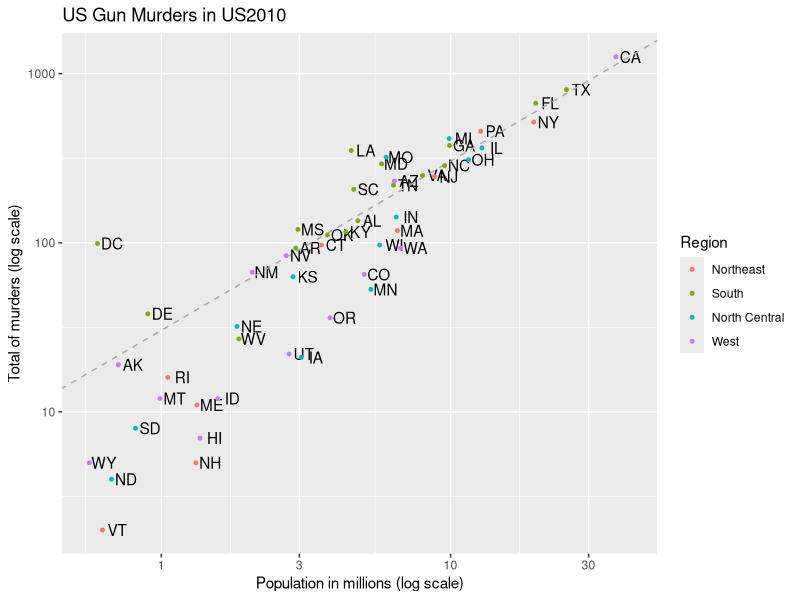
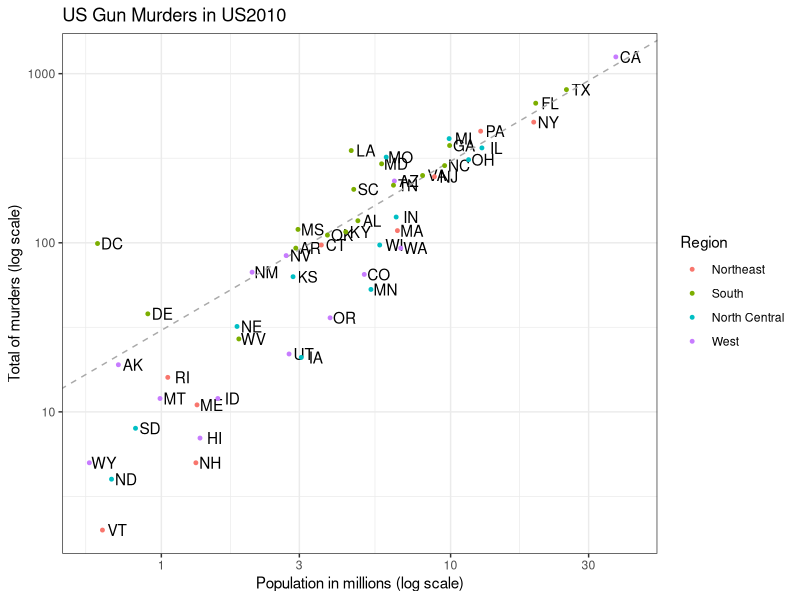
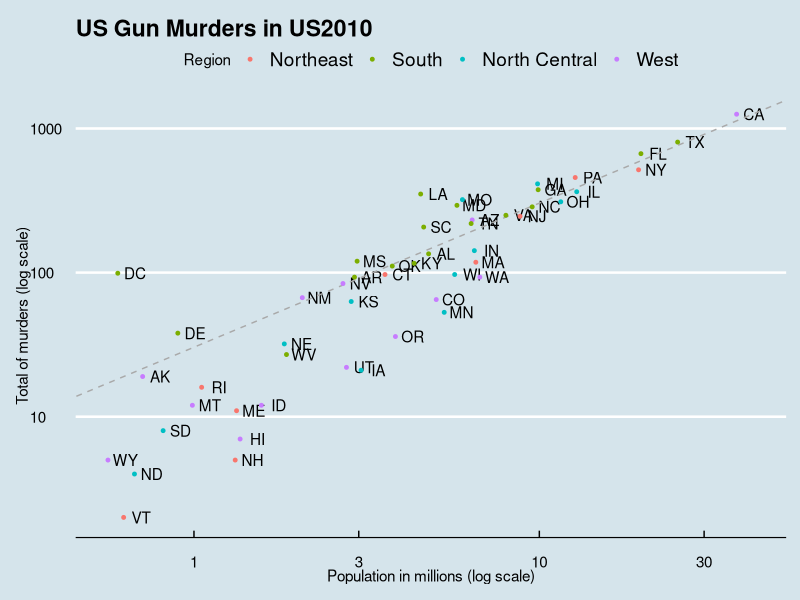
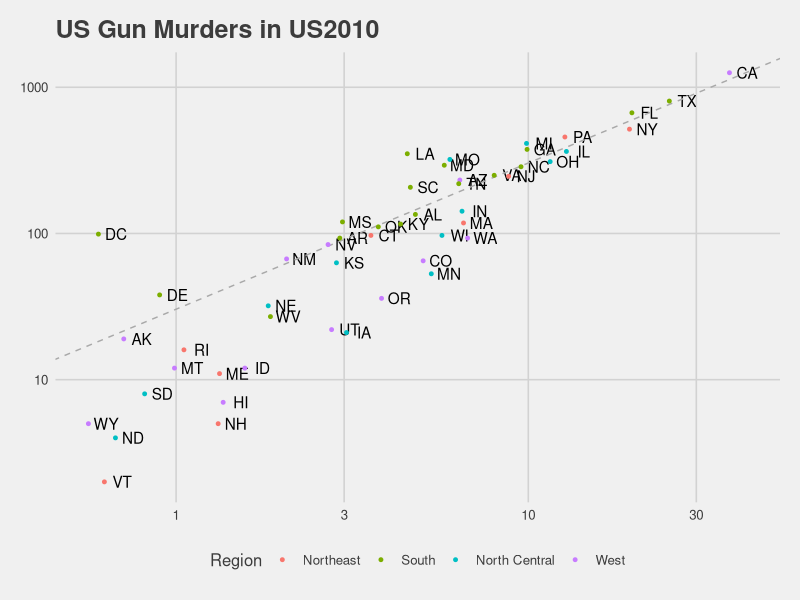
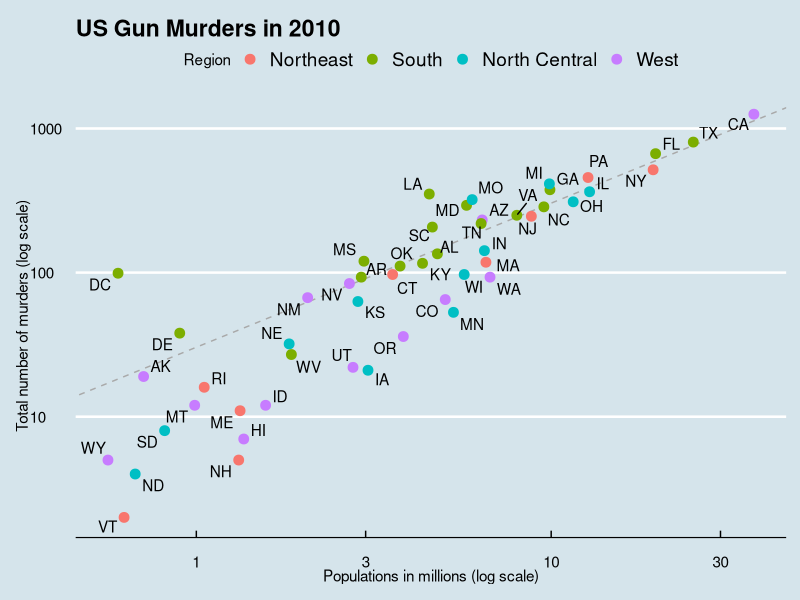

These charts were generated, in order, by the following R code:
#The style of a ggplot graph can be changed using the theme function
#Several themes are included as part of the ggplt2 package
#We can use other pakages with predesigned themes like ggthemes

library(ggthemes)
library(tidyverse)
library(dslabs)
data(murders)

r<- murders %>% 
  summarize(rate=sum(total)/sum(population)*10^6) %>% .$rate #to select data and carry out an operation

p<- murders %>% ggplot(aes(population/10^6,total, label=abb))+
  geom_text(nudge_x = 0.05) + #moves the text slightly to the right
  scale_x_log10() + #same as we did before but more efficient
  scale_y_log10() +
  xlab("Population in millions (log scale)") + #adds the labels
  ylab("Total of murders (log scale)") +
  ggtitle("US Gun Murders in US2010") +#adds the title name
  geom_abline(intercept = log10(r),lty=2,color="darkgrey") + #lty equals 2 changes the line type
  geom_point(aes(col=region),size=1) +  #add different colors to different regions
  scale_color_discrete(name="Region") #We want region to be in capital letters
print(p)

p + ds_theme_set()

#ggthemes
#Many other themes can be added using the package ggthemes. Among those are the theme_economist 
#that we use to make our original plot

library(ggthemes)
p + theme_economist()
p + theme_fivethirtyeight()

#ggrepel
#The add-on package ggrepel includes a geometry that adds labels ensuring that they don't 
#fall on top of each other

library(ggthemes)
library(ggrepel)
r <- murders %>%
  summarize(rate = sum(total) / sum(population) * 10^6) %>%
  pull(rate)

murders %>% ggplot(aes(x=population/10^6, y=total, label = abb)) +
  geom_abline(intercept = log10(r), lty = 2, color = "darkgrey") +
  geom_point(aes(col=region), size = 3) +
  geom_text_repel() +
  scale_x_log10() +
  scale_y_log10() +
  xlab("Populations in millions (log scale)") +
  ylab("Total number of murders (log scale)") +
  ggtitle("US Gun Murders in 2010") +
  scale_color_discrete(name = "Region") +
  theme_economist()
